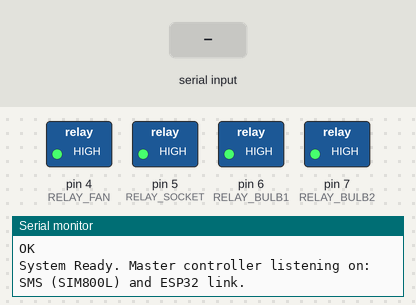
This sketch was run on a simulated Arduino Uno, built with avr-gcc and run on an emulated ATmega328P. Shown: switched loads named in the sketch (green lamp = pin HIGH), the last lines printed to the serial monitor. The test bench sets the inputs (shaded band). The modem accepts every AT command (registered, SIM ready, sends succeed) and sends nothing else.

Above: at 7.2 s.
7.3 s: "fanon\n" received over the second serial link
At 8.6 s:
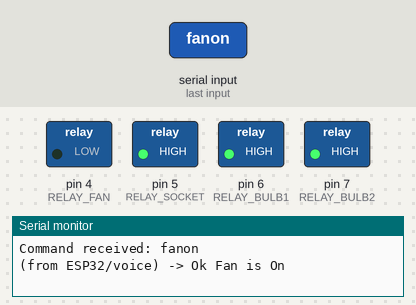
11.3 s: "socketon\n" received over the second serial link
At 11.7 s:
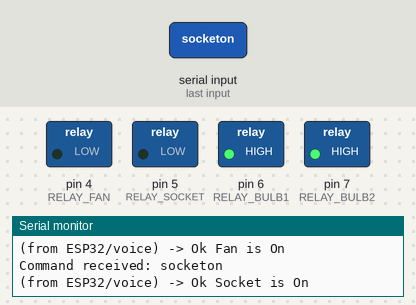
Timing chart, 0 to 14.3 s (numbered marks = the images above; inputs shaded):
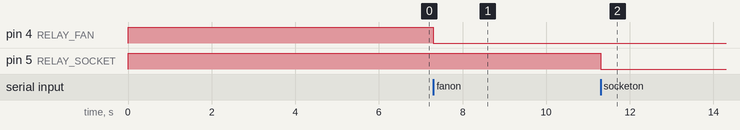

Measured:
- after the input at 7.3 s, pin 4 (RELAY_FAN): HIGH → LOW at once
- after the input at 11.3 s, pin 5 (RELAY_SOCKET): HIGH → LOW at once

The sketch:

ArduinoUno_SIM800L_Home.ino
```cpp
/*
  ============================================================================
  Google Assistant and GSM-Based Smart Home Automation System
  ARDUINO UNO FIRMWARE — MASTER RELAY CONTROLLER
  ============================================================================
  Role:
    The Arduino Uno is the ONLY controller that directly drives the shared
    4-channel relay module. This avoids two microcontrollers (Arduino + ESP32)
    trying to drive the same relay input pins at the same time.

    It receives ON/OFF commands from TWO independent sources and acts on
    whichever arrives:
      (1) SIM800L GSM module  -> SMS commands (works with NO WiFi/Internet)
      (2) ESP32 module        -> forwarded voice commands from Google Home,
                                   received via SinricPro (works WHEN WiFi/
                                   Internet is available)

    Both paths converge here, so appliance control keeps working whether or
    not the WiFi/Internet connection is up.

  Wiring (adjust pin numbers to match your actual wiring guide):
    SIM800L TX  -> Arduino D2   (SoftwareSerial RX, for SMS)
    SIM800L RX  -> Arduino D3   (SoftwareSerial TX, for SMS)
    SIM800L VCC -> LM2596 buck converter output (~4V), common GND with Arduino

    ESP32 TX    -> Arduino D12  (SoftwareSerial RX, for ESP32->Arduino commands)
    ESP32 RX    <- Arduino D13  (SoftwareSerial TX) -- ONLY if Arduino needs to
                    talk back to ESP32; use a voltage divider on this line
                    since Arduino is 5V logic and ESP32 RX is 3.3V-only.

    Relay IN1 (Fan)     -> Arduino D4
    Relay IN2 (Socket)  -> Arduino D5
    Relay IN3 (Bulb 1)  -> Arduino D6
    Relay IN4 (Bulb 2)  -> Arduino D7
    Relay VCC -> 5V, Relay GND -> Common GND

  NOTE: If your relay module is ACTIVE LOW (most common 5V relay boards are),
  RELAY_ON / RELAY_OFF below are already set for that. Change if yours differs.
  ============================================================================
*/

#include <SoftwareSerial.h>

// ---------------- SIM800L Serial (SMS path) ----------------
SoftwareSerial sim800(2, 3); // RX, TX  (SIM800L TX -> D2, SIM800L RX -> D3)

// ---------------- ESP32 Serial (Voice/SinricPro path) ----------------
SoftwareSerial esp32Link(12, 13); // RX, TX (ESP32 TX -> D12, ESP32 RX <- D13 via voltage divider)

// ---------------- Relay Pins ----------------
#define RELAY_FAN     4
#define RELAY_SOCKET  5
#define RELAY_BULB1   6
#define RELAY_BULB2   7

// Most 5V relay boards are ACTIVE LOW: LOW = relay ON, HIGH = relay OFF
#define RELAY_ON   LOW
#define RELAY_OFF  HIGH

// ---------------- Authorized phone number (optional security) ----------------
// Leave blank ("") to accept SMS commands from ANY sender, or set your
// number in international format e.g. "+923001234567" to restrict access.
String AUTHORIZED_NUMBER = "";

// ---------------- State tracking ----------------
bool fanState = false, socketState = false, bulb1State = false, bulb2State = false;

String smsBuffer = "";
String senderNumber = "";
String espBuffer = "";

void setup() {
  Serial.begin(9600);
  sim800.begin(9600);
  esp32Link.begin(9600);

  pinMode(RELAY_FAN, OUTPUT);
  pinMode(RELAY_SOCKET, OUTPUT);
  pinMode(RELAY_BULB1, OUTPUT);
  pinMode(RELAY_BULB2, OUTPUT);

  digitalWrite(RELAY_FAN, RELAY_OFF);
  digitalWrite(RELAY_SOCKET, RELAY_OFF);
  digitalWrite(RELAY_BULB1, RELAY_OFF);
  digitalWrite(RELAY_BULB2, RELAY_OFF);

  Serial.println(F("Initializing SIM800L..."));
  delay(3000);

  sendAT("AT", 1000);                // basic handshake
  sendAT("AT+CMGF=1", 1000);         // set SMS to text mode
  sendAT("AT+CNMI=1,2,0,0,0", 1000); // forward new SMS directly to serial

  Serial.println(F("System Ready. Master controller listening on: SMS (SIM800L) and ESP32 link."));
}

void loop() {
  readIncomingSMS();       // Offline path — works with no WiFi/Internet
  readIncomingFromESP32(); // Online path — voice commands forwarded by ESP32
}

// =====================================================================
// Send AT command and print response (used during setup)
// =====================================================================
void sendAT(String cmd, int waitMs) {
  sim800.println(cmd);
  delay(waitMs);
  while (sim800.available()) {
    Serial.write(sim800.read());
  }
}

// =====================================================================
// OFFLINE PATH: Continuously read SIM800L serial for a new incoming SMS
// =====================================================================
void readIncomingSMS() {
  while (sim800.available()) {
    String line = sim800.readStringUntil('\n');
    line.trim();

    // Example unsolicited notification:
    // +CMT: "+923001234567","","26/08/14,10:15:22+20"
    // fanon
    if (line.startsWith("+CMT:")) {
      int firstQuote = line.indexOf('"');
      int secondQuote = line.indexOf('"', firstQuote + 1);
      if (firstQuote != -1 && secondQuote != -1) {
        senderNumber = line.substring(firstQuote + 1, secondQuote);
      }
      smsBuffer = sim800.readStringUntil('\n');
      smsBuffer.trim();
      processCommand(smsBuffer, senderNumber, true); // true = reply via SMS
    }
  }
}

// =====================================================================
// ONLINE PATH: Continuously read commands forwarded by the ESP32
// (ESP32 sends a simple one-word command string terminated by '\n',
//  e.g. "fanon", "fanoff", "socketon" ... whenever a SinricPro/Google
//  Home command is received on the ESP32 side)
// =====================================================================
void readIncomingFromESP32() {
  while (esp32Link.available()) {
    char c = esp32Link.read();
    if (c == '\n') {
      espBuffer.trim();
      if (espBuffer.length() > 0) {
        processCommand(espBuffer, "", false); // false = no SMS reply needed
      }
      espBuffer = "";
    } else {
      espBuffer += c;
    }
  }
}

// =====================================================================
// Parse and execute a command, regardless of which path it came from
// =====================================================================
void processCommand(String msg, String from, bool replyBySMS) {
  msg.toLowerCase();
  msg.trim();
  msg.replace(" ", ""); // remove spaces so "fan on" and "fanon" both work

  Serial.print(F("Command received: "));
  Serial.println(msg);

  // Optional sender authorization check (SMS path only)
  if (replyBySMS && AUTHORIZED_NUMBER.length() > 0 && from.indexOf(AUTHORIZED_NUMBER) == -1) {
    Serial.println(F("Unauthorized sender. Ignoring command."));
    return;
  }

  String reply = "";

  if (msg == "fanon")        { setRelay(RELAY_FAN, true);  fanState = true;  reply = "Ok Fan is On"; }
  else if (msg == "fanoff")  { setRelay(RELAY_FAN, false); fanState = false; reply = "Ok Fan is Off"; }

  else if (msg == "socketon")  { setRelay(RELAY_SOCKET, true);  socketState = true;  reply = "Ok Socket is On"; }
  else if (msg == "socketoff") { setRelay(RELAY_SOCKET, false); socketState = false; reply = "Ok Socket is Off"; }

  else if (msg == "lampon")  { setRelay(RELAY_BULB1, true);  bulb1State = true;  reply = "Ok Lamp is On"; }
  else if (msg == "lampoff") { setRelay(RELAY_BULB1, false); bulb1State = false; reply = "Ok Lamp is Off"; }

  else if (msg == "lighton")  { setRelay(RELAY_BULB2, true);  bulb2State = true;  reply = "Ok Light is On"; }
  else if (msg == "lightoff") { setRelay(RELAY_BULB2, false); bulb2State = false; reply = "Ok Light is Off"; }

  else if (msg == "allon")  { allRelays(true);  reply = "Ok All Load is On"; }
  else if (msg == "alloff") { allRelays(false); reply = "Ok All Load is Off"; }

  else if (msg == "status") {
    reply = "Fan:" + String(fanState ? "On" : "Off") +
            " Socket:" + String(socketState ? "On" : "Off") +
            " Lamp:" + String(bulb1State ? "On" : "Off") +
            " Light:" + String(bulb2State ? "On" : "Off");
  }
  else {
    reply = "Unknown command. Try: fanon/fanoff, socketon/socketoff, lampon/lampoff, lighton/lightoff, allon/alloff, status";
  }

  // Only send an SMS confirmation if the command came in via SMS
  if (replyBySMS) {
    sendSMS(from, reply);
  } else {
    Serial.print(F("(from ESP32/voice) -> "));
    Serial.println(reply);
  }
}

// =====================================================================
// Helper: set a single relay ON/OFF
// =====================================================================
void setRelay(int pin, bool on) {
  digitalWrite(pin, on ? RELAY_ON : RELAY_OFF);
}

void allRelays(bool on) {
  setRelay(RELAY_FAN, on);     fanState = on;
  setRelay(RELAY_SOCKET, on);  socketState = on;
  setRelay(RELAY_BULB1, on);   bulb1State = on;
  setRelay(RELAY_BULB2, on);   bulb2State = on;
}

// =====================================================================
// Send confirmation SMS back to sender (SMS path only)
// =====================================================================
void sendSMS(String number, String text) {
  if (number.length() == 0) return; // no sender info available, skip
  sim800.print("AT+CMGS=\"");
  sim800.print(number);
  sim800.println("\"");
  delay(500);
  sim800.print(text);
  delay(500);
  sim800.write(26); // Ctrl+Z to send
  delay(3000);
}
```
